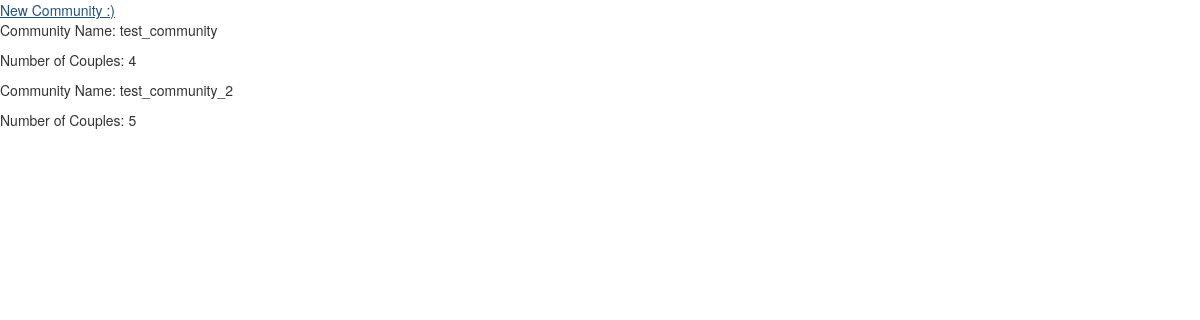
/community/, run on an earlier commit of the app's database.
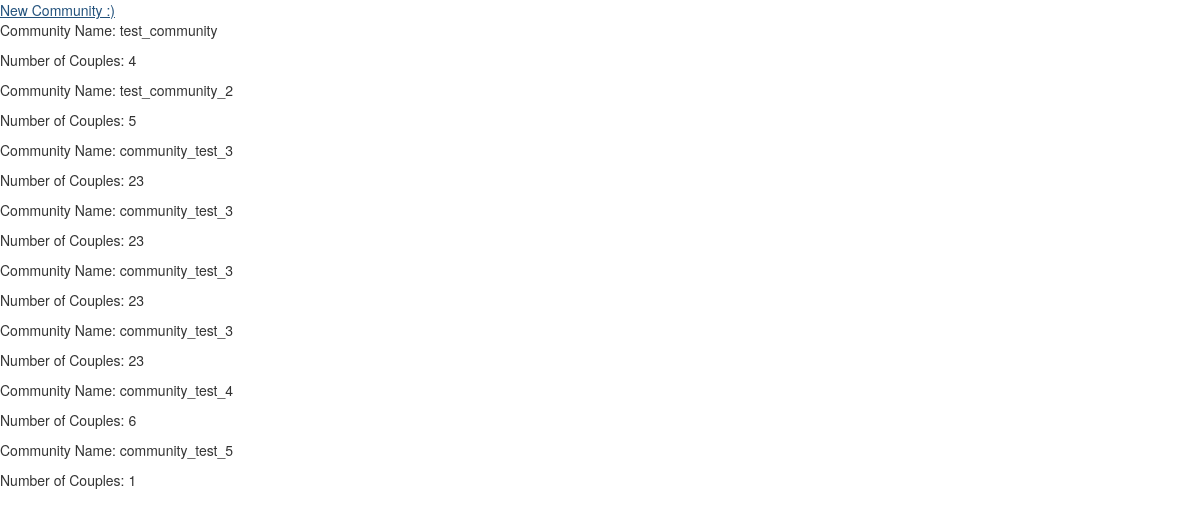
And on a later commit of the database.
### match/models.py (models this page shows, shortened)
class Community(models.Model):
    name = models.CharField(max_length=20)
    number_couples = models.IntegerField()

### match/views.py (the view)
# urls.py: path('community/', views.community_list, name='community_list'),
def community_list(request):
    communities = Community.objects.all()
    return render(request, 'match/community_list.html', {'communities': communities})

### match/templates/match/community_list.html (shortened to what this page needs)
{% load staticfiles %}
<html>
  <head>
    <link rel="stylesheet" href="//maxcdn.bootstrapcdn.com/bootstrap/3.2.0/css/bootstrap.min.css">
    <link rel="stylesheet" href="//maxcdn.bootstrapcdn.com/bootstrap/3.2.0/css/bootstrap-theme.min.css">
    <link rel="stylesheet" href="{% static 'css/match.css' %}">
  </head>
<a href="{% url 'new_community' %}" ><span>New Community :)</span></a>
    {% for community in communities %}
    <div>
        <p>Community Name: {{ community.name }}</p>
        <p>Number of Couples: {{community.number_couples}}</p>
    </div>
{% endfor %}
<div class="content container">
     <div class="row">
         <div class="col-md-8">
         </div>
     </div>
 </div>
</html>

What changed in the data, as far as the page shows it:
added Community: name "community_test_3", number_couples "23"
added Community: name "community_test_3", number_couples "23"
added Community: name "community_test_3", number_couples "23"
added Community: name "community_test_3", number_couples "23"
added Community: name "community_test_4", number_couples "6"
added Community: name "community_test_5", number_couples "1"
